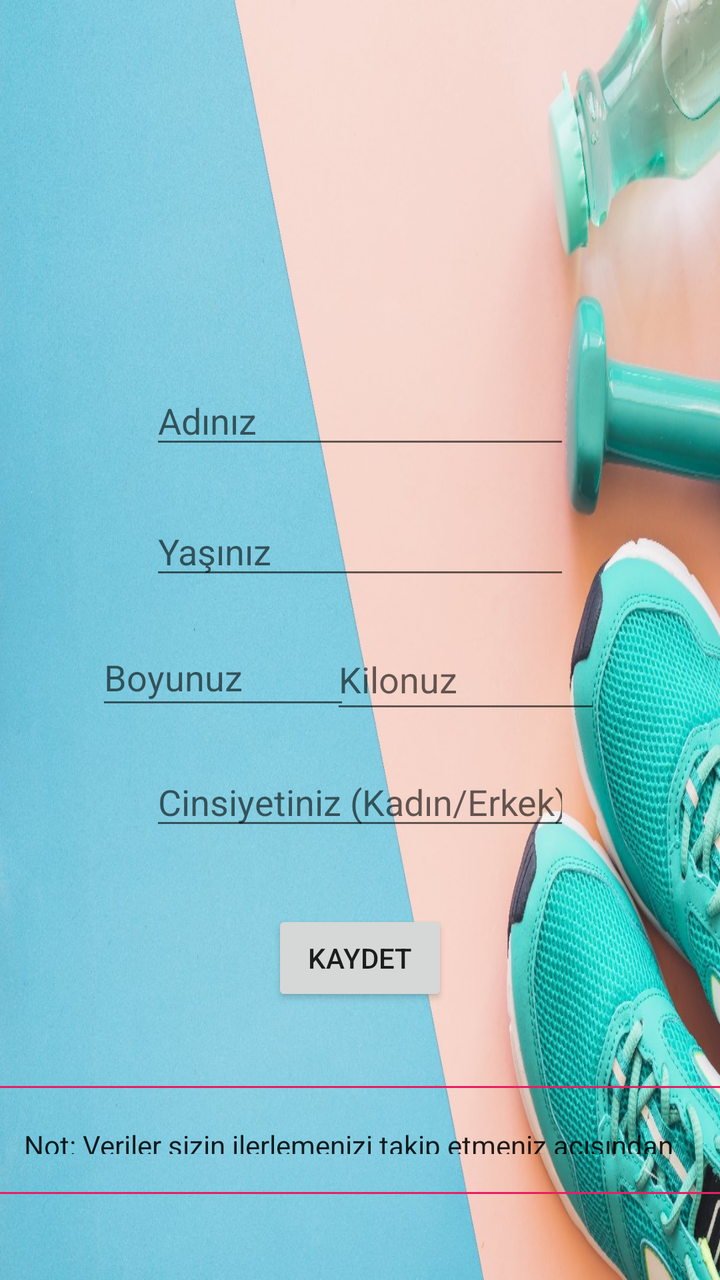
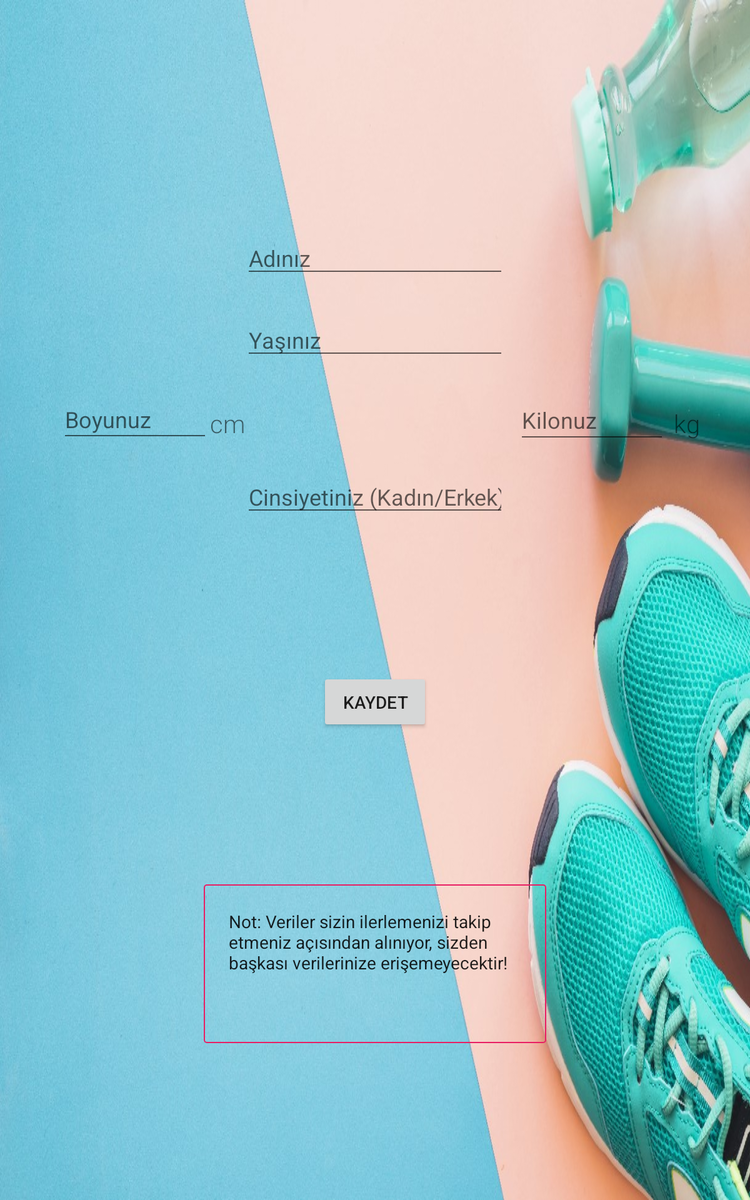

An Android layout and its configuration variant, each rendered on a device that would load it. The default file and the variant file are quoted in full after the pictures.
<!-- AndroidManifest.xml: application theme AppTheme -->
<!-- res/layout/activity_profili_guncelle.xml -->
<?xml version="1.0" encoding="utf-8"?>
<androidx.constraintlayout.widget.ConstraintLayout xmlns:android="http://schemas.android.com/apk/res/android"
    xmlns:app="http://schemas.android.com/apk/res-auto"
    xmlns:tools="http://schemas.android.com/tools"
    android:layout_width="match_parent"
    android:layout_height="match_parent"
    android:background="@drawable/background2"
    tools:context=".ProfiliGuncelle">

    <ImageView
        android:id="@+id/imageView"
        android:layout_width="113dp"
        android:layout_height="120dp"
        android:layout_marginTop="44dp"
        app:layout_constraintEnd_toEndOf="parent"
        app:layout_constraintStart_toStartOf="parent"
        app:layout_constraintTop_toTopOf="parent"
        app:srcCompat="@mipmap/ic_launcher"
        android:onClick="selectImage"/>

    <EditText
        android:id="@+id/dbName"
        android:layout_width="wrap_content"
        android:layout_height="wrap_content"
        android:layout_marginTop="24dp"
        android:ems="10"
        android:hint="Adınız"
        android:inputType="textPersonName"
        app:layout_constraintEnd_toEndOf="parent"
        app:layout_constraintStart_toStartOf="parent"
        app:layout_constraintTop_toBottomOf="@+id/imageView" />

    <EditText
        android:id="@+id/dbAge"
        android:layout_width="wrap_content"
        android:layout_height="wrap_content"
        android:layout_marginTop="24dp"
        android:ems="10"
        android:hint="Yaşınız"
        android:inputType="textPersonName"
        app:layout_constraintEnd_toEndOf="parent"
        app:layout_constraintStart_toStartOf="parent"
        app:layout_constraintTop_toBottomOf="@+id/dbName" />

    <EditText
        android:id="@+id/dbHeight"
        android:layout_width="127dp"
        android:layout_height="45dp"
        android:layout_marginStart="48dp"
        android:layout_marginTop="20dp"
        android:ems="10"
        android:hint="Boyunuz"
        android:inputType="textPersonName"
        app:layout_constraintStart_toStartOf="parent"
        app:layout_constraintTop_toBottomOf="@+id/dbAge" />

    <EditText
        android:id="@+id/dbWeight"
        android:layout_width="135dp"
        android:layout_height="47dp"
        android:layout_marginTop="20dp"
        android:layout_marginEnd="60dp"
        android:ems="10"
        android:hint="Kilonuz"
        android:inputType="textPersonName"
        app:layout_constraintEnd_toEndOf="parent"
        app:layout_constraintHorizontal_bias="0.975"
        app:layout_constraintStart_toEndOf="@+id/dbHeight"
        app:layout_constraintTop_toBottomOf="@+id/dbAge" />

    <EditText
        android:id="@+id/dbGender"
        android:layout_width="wrap_content"
        android:layout_height="wrap_content"
        android:layout_marginTop="84dp"
        android:ems="10"
        android:hint="Cinsiyetiniz (Kadın/Erkek)"
        android:inputType="textPersonName"
        app:layout_constraintEnd_toEndOf="parent"
        app:layout_constraintStart_toStartOf="parent"
        app:layout_constraintTop_toBottomOf="@+id/dbAge" />

    <Button
        android:id="@+id/buttonSave"
        android:layout_width="wrap_content"
        android:layout_height="wrap_content"
        android:layout_marginTop="455dp"
        android:layout_marginBottom="20dp"
        android:onClick="dbSave"
        android:text="KAYDET"
        app:layout_constraintBottom_toTopOf="@+id/dipnot"
        app:layout_constraintEnd_toEndOf="parent"
        app:layout_constraintStart_toStartOf="parent"
        app:layout_constraintTop_toTopOf="parent" />

    <TextView
        android:id="@+id/dipnot"
        android:layout_width="375dp"
        android:layout_height="0dp"
        android:layout_marginTop="20dp"
        android:layout_marginBottom="43dp"
        android:background="@drawable/custom_button"
        android:padding="20dp"
        android:text="Not: Veriler sizin ilerlemenizi takip etmeniz açısından alınıyor, sizden başkası verilerinize erişemeyecektir!"
        android:textAppearance="@style/TextAppearance.AppCompat.Body1"
        app:layout_constraintBottom_toBottomOf="parent"
        app:layout_constraintEnd_toEndOf="parent"
        app:layout_constraintHorizontal_bias="0.555"
        app:layout_constraintStart_toStartOf="parent"
        app:layout_constraintTop_toBottomOf="@+id/buttonSave"
        app:layout_constraintVertical_bias="0.0" />

</androidx.constraintlayout.widget.ConstraintLayout>
<!-- resources referenced by this layout -->
<resources>
  <!-- drawable background2: jpg bitmap (drawable-v24, 214273 bytes) -->
  <!-- drawable custom_button (drawable) -->
  <?xml version="1.0" encoding="utf-8"?>
  <shape xmlns:android="http://schemas.android.com/apk/res/android" android:shape="rectangle">
      <stroke android:color="#E91E63" android:width="1dp"/>
      <corners android:radius="2dp"/>
  
  </shape>
  <style name="AppTheme" parent="Theme.AppCompat.Light.NoActionBar">
          
          <item name="colorPrimary">@color/colorPrimary</item>
          <item name="colorPrimaryDark">@color/colorPrimaryDark</item>
          <item name="colorAccent">@color/colorAccent</item>
      </style>
  <color name="colorPrimary">#008577</color>
  <color name="colorPrimaryDark">#00574B</color>
  <color name="colorAccent">#D81B60</color>
</resources>
<!-- res/layout-sw600dp/activity_profili_guncelle.xml (the repository's variant of the layout above) -->
<!-- drawn on a 7-inch tablet held upright -->
<?xml version="1.0" encoding="utf-8"?>
<androidx.constraintlayout.widget.ConstraintLayout xmlns:android="http://schemas.android.com/apk/res/android"
    xmlns:app="http://schemas.android.com/apk/res-auto"
    xmlns:tools="http://schemas.android.com/tools"
    android:layout_width="match_parent"
    android:layout_height="match_parent"
    android:background="@drawable/background2"
    tools:context=".ProfiliGuncelle">

    <ImageView
        android:id="@+id/imageView"
        android:layout_width="113dp"
        android:layout_height="120dp"
        android:layout_marginTop="40dp"
        android:onClick="selectImage"
        app:layout_constraintEnd_toEndOf="parent"
        app:layout_constraintStart_toStartOf="parent"
        app:layout_constraintTop_toTopOf="parent"
        app:srcCompat="@mipmap/ic_launcher" />

    <EditText
        android:id="@+id/dbName"
        android:layout_width="wrap_content"
        android:layout_height="wrap_content"
        android:layout_marginTop="24dp"
        android:ems="10"
        android:hint="Adınız"
        android:inputType="textPersonName"
        app:layout_constraintEnd_toEndOf="parent"
        app:layout_constraintStart_toStartOf="parent"
        app:layout_constraintTop_toBottomOf="@+id/imageView" />

    <EditText
        android:id="@+id/dbAge"
        android:layout_width="wrap_content"
        android:layout_height="wrap_content"
        android:layout_marginTop="24dp"
        android:ems="10"
        android:hint="Yaşınız"
        android:inputType="textPersonName"
        app:layout_constraintEnd_toEndOf="parent"
        app:layout_constraintStart_toStartOf="parent"
        app:layout_constraintTop_toBottomOf="@+id/dbName" />

    <EditText
        android:id="@+id/dbHeight"
        android:layout_width="120dp"
        android:layout_height="46dp"
        android:layout_marginStart="48dp"
        android:layout_marginTop="20dp"
        android:ems="10"
        android:hint="Boyunuz"
        android:inputType="textPersonName"
        app:layout_constraintStart_toStartOf="parent"
        app:layout_constraintTop_toBottomOf="@+id/dbAge" />

    <EditText
        android:id="@+id/dbWeight"
        android:layout_width="120dp"
        android:layout_height="47dp"
        android:layout_marginTop="20dp"
        android:layout_marginEnd="60dp"
        android:ems="10"
        android:hint="Kilonuz"
        android:inputType="textPersonName"
        app:layout_constraintEnd_toEndOf="parent"
        app:layout_constraintHorizontal_bias="0.975"
        app:layout_constraintStart_toEndOf="@+id/dbHeight"
        app:layout_constraintTop_toBottomOf="@+id/dbAge" />

    <EditText
        android:id="@+id/dbGender"
        android:layout_width="wrap_content"
        android:layout_height="wrap_content"
        android:layout_marginTop="84dp"
        android:ems="10"
        android:hint="Cinsiyetiniz (Kadın/Erkek)"
        android:inputType="textPersonName"
        app:layout_constraintEnd_toEndOf="parent"
        app:layout_constraintStart_toStartOf="parent"
        app:layout_constraintTop_toBottomOf="@+id/dbAge" />

    <Button
        android:id="@+id/buttonSave"
        android:layout_width="wrap_content"
        android:layout_height="wrap_content"
        android:layout_marginTop="455dp"
        android:layout_marginBottom="20dp"
        android:onClick="dbSave"
        android:text="KAYDET"
        app:layout_constraintBottom_toTopOf="@+id/dipnot"
        app:layout_constraintEnd_toEndOf="parent"
        app:layout_constraintStart_toStartOf="parent"
        app:layout_constraintTop_toTopOf="parent" />

    <TextView
        android:id="@+id/dipnot"
        android:layout_width="274dp"
        android:layout_height="127dp"
        android:layout_marginTop="20dp"
        android:layout_marginBottom="43dp"
        android:background="@drawable/custom_button"
        android:padding="20dp"
        android:text="Not: Veriler sizin ilerlemenizi takip etmeniz açısından alınıyor, sizden başkası verilerinize erişemeyecektir!"
        android:textAppearance="@style/TextAppearance.AppCompat.Body1"
        app:layout_constraintBottom_toBottomOf="parent"
        app:layout_constraintEnd_toEndOf="parent"
        app:layout_constraintStart_toStartOf="parent"
        app:layout_constraintTop_toBottomOf="@+id/buttonSave"
        app:layout_constraintVertical_bias="0.0" />

    <TextView
        android:id="@+id/textView3"
        android:layout_width="wrap_content"
        android:layout_height="wrap_content"
        android:layout_marginBottom="5dp"
        android:fontFamily="sans-serif-light"
        android:text="cm"
        android:textSize="20sp"
        app:layout_constraintBottom_toBottomOf="@+id/dbHeight"
        app:layout_constraintStart_toEndOf="@+id/dbHeight" />

    <TextView
        android:id="@+id/textView4"
        android:layout_width="wrap_content"
        android:layout_height="wrap_content"
        android:layout_marginEnd="40dp"
        android:layout_marginBottom="6dp"
        android:fontFamily="sans-serif-light"
        android:text="kg"
        android:textSize="20sp"
        app:layout_constraintBottom_toBottomOf="@+id/dbWeight"
        app:layout_constraintEnd_toEndOf="parent" />

</androidx.constraintlayout.widget.ConstraintLayout>
